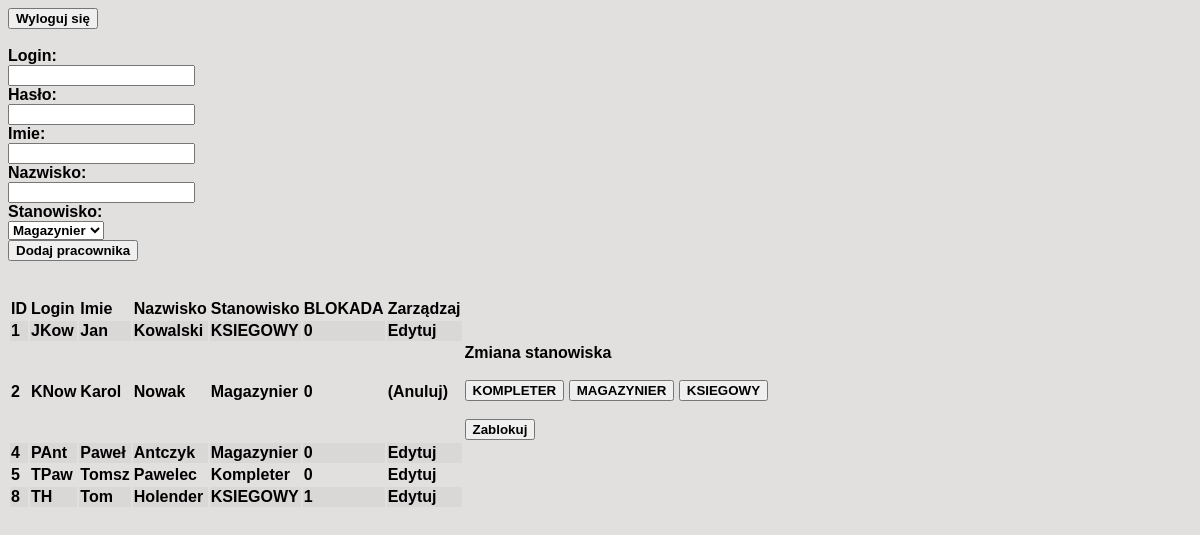
Screenshot of /mag/kadra.php?edit=2 with the database file from the repository.
### tables this page shows
CREATE TABLE `pracownik` (
  `ID_PRACOWNIKA` int(11) NOT NULL,
  `IMIE` varchar(30) NOT NULL,
  `NAZWISKO` varchar(50) NOT NULL,
  `STANOWISKO` varchar(20) NOT NULL,
  `DATA_ZATRUDNIENIA` date NOT NULL,
  `HASLO` varchar(30) NOT NULL,
  `LOGIN` varchar(30) NOT NULL,
  `BLOKADA` tinyint(1) NOT NULL
);

### mag/kadra.php (the view, shortened to what this page needs)
<!DOCTYPE HTML>
<html>
<head>
	<link rel="stylesheet" type="text/css" href="style.css">
</head>
<body>
<?php
$conn = mysqli_connect("localhost", "root", "", "magazyn");
mysqli_query($conn, 'SET NAMES utf8');
mysqli_query($conn, 'SET CHARACTER SET utf8');
mysqli_query($conn, "SET collation_connection = utf8_polish_ci");
?>
<form action="klient.php" method="post">
	<button type="submit">Wyloguj się</button>
</form>
<form action="kadra-dodaj.php" method="post">
<br>
		Login:
		<br>
		<input type="text" name="login" required>
		<br>
		Hasło:
		<br>
		<input type="password" name="haslo"	required>
		<br>
		Imie:
		<br>
		<input type="text" name="imie" required>
		<br>
		Nazwisko:
		<br>
		<input type="text" name="nazwisko" required>
		<br>
		Stanowisko:
		<br>
		<select name="stanowisko" required>
		<option>Magazynier</option>
		</select>
		<br>
		<input type="submit" value="Dodaj pracownika">
</form>
<br>
<br>
<table class="tab">
<tr>
<td><b>ID</b></td>
<td><b>Login</b></td>
<td><b>Imie</b></td>
<td><b>Nazwisko</b></td>
<td><b>Stanowisko</b></td>
<td><b>BLOKADA</b></td>
<td><b>Zarządzaj</b></td>
</tr>
<?php
	$result = mysqli_query($conn, "SELECT * FROM PRACOWNIK where STANOWISKO != 'Administrator'");
	while($row = mysqli_fetch_assoc($result))
	{
		$stan=$row['STANOWISKO'];
		$idu=$row['ID_PRACOWNIKA'];
		$log=$row['LOGIN'];
		$akt=$row['BLOKADA'];
		$im=$row['IMIE'];
		$naz=$row['NAZWISKO'];
		echo '<tr>';
		echo '<td>';
		echo $idu;
		echo '</td>';
		echo '<td>';
		echo $log;
		echo '</td>';
		echo '<td>';
		echo $im;
		echo '</td>';
		echo '<td>';
		echo $naz;
		echo '</td>';
		echo '<td>';
		echo $stan;
		echo '</td>';
		echo '<td>';
		echo $akt;
		echo '</td>';
		echo '<td>';
		if($_GET['edit'] == $idu)
		{
		echo '<a href="kadra.php?edit="';
		echo $idu;
		echo '"> (Anuluj)</a>';
		}
		else
		{
		echo '<a href="kadra.php?edit=';
		echo $idu;
		echo '">Edytuj</a>';
		}
		echo '</td>';
		if($_GET['edit']==$idu)
		{
		?>
		<td>
		<b class="nag2">Zmiana stanowiska</b>
		<br>
		<br>
		<form action="kadra-zmien.php" method="post">
		<button type="submit" name="upr" value="3">KOMPLETER</button>
		<button type="submit" name="upr" value="1">MAGAZYNIER</button>
		<button type="submit" name="upr" value="2">KSIEGOWY</button>
		</form>
		<br>
		<form action="kadra-zmien.php" method="post">
		<?php
		if ($akt == 0) echo '<button type="submit" name="blok" value="0">Zablokuj</button>';
		else echo '<button type="submit" name="blok" value="1">Odblokuj</button>';
		echo '</form>';
	}
	}
?>
</body>
</html>

### mag/style.css (style rules this page uses)
* { box-sizing: border-box; font-family: 'Franklin Gothic Medium', 'Arial Narrow', Arial, sans-serif; font-weight: bold; }
body { background: rgb(226, 223, 223); }
a { text-align: center; color: black; text-decoration: none; }
tr:nth-child(even) { background-color: rgba(128, 128, 128, 0.089); }

### rows the page displays
pracownik: ID_PRACOWNIKA "1", LOGIN "JKow", IMIE "Jan", NAZWISKO "Kowalski", STANOWISKO "KSIEGOWY", BLOKADA "0"
pracownik: ID_PRACOWNIKA "2", LOGIN "KNow", IMIE "Karol", NAZWISKO "Nowak", STANOWISKO "Magazynier", BLOKADA "0", shows "Zablokuj"
pracownik: ID_PRACOWNIKA "4", LOGIN "PAnt", IMIE "Paweł", NAZWISKO "Antczyk", STANOWISKO "Magazynier", BLOKADA "0"
pracownik: ID_PRACOWNIKA "5", LOGIN "TPaw", IMIE "Tomsz", NAZWISKO "Pawelec", STANOWISKO "Kompleter", BLOKADA "0"
pracownik: ID_PRACOWNIKA "8", LOGIN "TH", IMIE "Tom", NAZWISKO "Holender", STANOWISKO "KSIEGOWY", BLOKADA "1"
